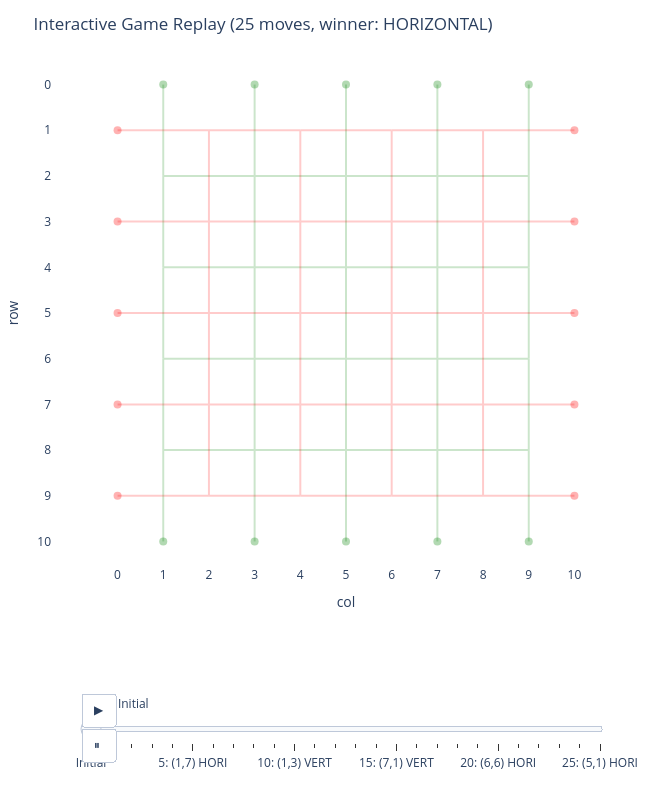

The cell this chart's notebook holds for it:
### Markdown cell above
## 6. Interactive Replay — visualize each move with slider

Use the slider to navigate through every move of the game. The play button (▶) automatically steps through the moves.

### Code cell
# Interactive replay with slider — visualize board state after each move
import plotly.graph_objects as go
from plotly.subplots import make_subplots

# Build all game states
replay_states = []
replay = Bridgit(N)
replay_states.append(replay.copy())  # Initial empty board

for row, col, player_name, moves_left in history:
    replay.make_move(row, col)
    replay_states.append(replay.copy())

# Create frames for each state
g = 2 * N + 1
frames = []

for frame_idx, game in enumerate(replay_states):
    board = game.state.board
    frame_data = []
    
    # 1. Boundary dots (green and red goals)
    green_x, green_y = [], []
    red_x, red_y = [], []
    for c in range(1, g - 1, 2):
        green_x.extend([c, c])
        green_y.extend([0, g - 1])
    for r in range(1, g - 1, 2):
        red_x.extend([0, g - 1])
        red_y.extend([r, r])
    
    frame_data.append(go.Scatter(
        x=green_x, y=green_y, mode="markers",
        marker=dict(size=8, color="green", opacity=0.3),
        showlegend=False, hoverinfo="skip"
    ))
    frame_data.append(go.Scatter(
        x=red_x, y=red_y, mode="markers",
        marker=dict(size=8, color="red", opacity=0.3),
        showlegend=False, hoverinfo="skip"
    ))
    
    # 2. Ghost bridges (potential moves) as line segments
    ghost_green_x, ghost_green_y = [], []
    ghost_red_x, ghost_red_y = [], []
    
    for r in range(1, g - 1):
        for c in range(1, g - 1):
            if (r + c) % 2 != 0 or board[r, c] != 0:
                continue
            for player, color in [(Player.VERTICAL, "green"), (Player.HORIZONTAL, "red")]:
                eps = game.state.endpoints(r, c, player)
                (r0, c0), (r1, c1) = eps
                if color == "green":
                    ghost_green_x.extend([c0, c1, None])
                    ghost_green_y.extend([r0, r1, None])
                else:
                    ghost_red_x.extend([c0, c1, None])
                    ghost_red_y.extend([r0, r1, None])
    
    frame_data.append(go.Scatter(
        x=ghost_green_x, y=ghost_green_y, mode="lines",
        line=dict(color="green", width=2), opacity=0.2,
        showlegend=False, hoverinfo="skip"
    ))
    frame_data.append(go.Scatter(
        x=ghost_red_x, y=ghost_red_y, mode="lines",
        line=dict(color="red", width=2), opacity=0.2,
        showlegend=False, hoverinfo="skip"
    ))
    
    # 3. Actual bridges and endpoints
    bridge_green_x, bridge_green_y = [], []
    bridge_red_x, bridge_red_y = [], []
    endpoint_green_x, endpoint_green_y = [], []
    endpoint_red_x, endpoint_red_y = [], []
    
    for r in range(1, g - 1):
        for c in range(1, g - 1):
            if (r + c) % 2 != 0:
                continue
            val = board[r, c]
            if val == 0:
                continue
            player = Player.VERTICAL if val == 1 else Player.HORIZONTAL
            color = "green" if val == 1 else "red"
            eps = game.state.endpoints(r, c, player)
            (r0, c0), (r1, c1) = eps
            
            if color == "green":
                bridge_green_x.extend([c0, c1, None])
                bridge_green_y.extend([r0, r1, None])
                endpoint_green_x.extend([c0, c1])
                endpoint_green_y.extend([r0, r1])
            else:
                bridge_red_x.extend([c0, c1, None])
                bridge_red_y.extend([r0, r1, None])
                endpoint_red_x.extend([c0, c1])
                endpoint_red_y.extend([r0, r1])
    
    frame_data.append(go.Scatter(
        x=bridge_green_x, y=bridge_green_y, mode="lines",
        line=dict(color="green", width=5),
        showlegend=False, hoverinfo="skip"
    ))
    frame_data.append(go.Scatter(
        x=bridge_red_x, y=bridge_red_y, mode="lines",
        line=dict(color="red", width=5),
        showlegend=False, hoverinfo="skip"
    ))
    frame_data.append(go.Scatter(
        x=endpoint_green_x, y=endpoint_green_y, mode="markers",
        marker=dict(size=8, color="green"),
        showlegend=False, hoverinfo="skip"
    ))
    frame_data.append(go.Scatter(
        x=endpoint_red_x, y=endpoint_red_y, mode="markers",
        marker=dict(size=8, color="red"),
        showlegend=False, hoverinfo="skip"
    ))
    
    # Frame name
    if frame_idx == 0:
        frame_name = "Initial"
    else:
        row, col, player_name, moves_left = history[frame_idx - 1]
        frame_name = f"{frame_idx}: ({row},{col}) {player_name}"
    
    frames.append(go.Frame(data=frame_data, name=str(frame_idx)))

# Create figure with initial frame
fig = go.Figure(data=frames[0].data, frames=frames)

# Create slider steps
steps = []
for i in range(len(frames)):
    if i == 0:
        label = "Initial"
    else:
        row, col, player_name, moves_left = history[i - 1]
        label = f"{i}: ({row},{col}) {player_name[:4]}"
    
    step = dict(
        method="animate",
        args=[[str(i)], dict(mode="immediate", frame=dict(duration=0, redraw=True), transition=dict(duration=0))],
        label=label
    )
    steps.append(step)

# Add slider and play/pause buttons
sliders = [dict(
    active=0,
    yanchor="top",
    y=-0.15,
    xanchor="left",
    currentvalue=dict(prefix="Move: ", visible=True, xanchor="left"),
    pad=dict(b=10, t=50),
    len=0.9,
    x=0.05,
    steps=steps
)]

fig.update_layout(
    sliders=sliders,
    updatemenus=[dict(
        type="buttons",
        showactive=False,
        y=-0.25,
        x=0.05,
        xanchor="left",
        yanchor="top",
        buttons=[
            dict(label="▶", method="animate", args=[None, dict(frame=dict(duration=500, redraw=True), fromcurrent=True)]),
            dict(label="⏸", method="animate", args=[[None], dict(frame=dict(duration=0, redraw=True), mode="immediate")])
        ]
    )],
    width=120 + g * 50,
    height=240 + g * 50,
    xaxis=dict(
        range=[-0.5, g - 0.5], scaleanchor="y",
        tickmode="array", tickvals=list(range(g)),
        ticktext=[str(i) for i in range(g)], title="col",
    ),
    yaxis=dict(
        range=[g - 0.5, -0.5], autorange=False,
        tickmode="array", tickvals=list(range(g)),
        ticktext=[str(i) for i in range(g)], title="row",
    ),
    plot_bgcolor="white",
    margin=dict(l=50, r=30, t=60, b=140),
    title=f"Interactive Game Replay ({len(history)} moves, winner: {game.winner.name if game.game_over else 'ongoing'})"
)

fig.show()

### Figure 1 — Plotly figure (JSON) as saved in the notebook; plotly's stock layout.template omitted (floating-point values rounded to 4 significant figures)
{"data": [{"hoverinfo": "skip", "marker": {"color": "green", "opacity": 0.3, "size": 8}, "mode": "markers", "showlegend": false, "type": "scatter", "x": [1, 1, 3, 3, 5, 5, 7, 7, 9, 9], "y": [0, 10, 0, 10, 0, 10, 0, 10, 0, 10]}, {"hoverinfo": "skip", "marker": {"color": "red", "opacity": 0.3, "size": 8}, "mode": "markers", "showlegend": false, "type": "scatter", "x": [0, 10, 0, 10, 0, 10, 0, 10, 0, 10], "y": [1, 1, 3, 3, 5, 5, 7, 7, 9, 9]}, {"hoverinfo": "skip", "line": {"color": "green", "width": 2}, "mode": "lines", "opacity": 0.2, "showlegend": false, "type": "scatter", "x": [1, 1, null, 3, 3, null, 5, 5, null, 7, 7, null, 9, 9, null, 1, 3, null, 3, 5, null, 5, 7, null, 7, 9, null, 1, 1, null, 3, 3, null, 5, 5, null, 7, 7, null, 9, 9, null, 1, 3, null, 3, 5, null, 5, 7, null, 7, 9, null, 1, 1, null, 3, 3, null, 5, 5, null, 7, 7, null, 9, 9, null, 1, 3, null, 3, 5, null, 5, 7, null, 7, 9, null, 1, 1, null, 3, 3, null, 5, 5, null, 7, 7, null, 9, 9, null, 1, 3, null, 3, 5, null, 5, 7, null, 7, 9, null, 1, 1, null, 3, 3, null, 5, 5, null, 7, 7, null, 9, 9, null], "y": [0, 2, null, 0, 2, null, 0, 2, null, 0, 2, null, 0, 2, null, 2, 2, null, 2, 2, null, 2, 2, null, 2, 2, null, 2, 4, null, 2, 4, null, 2, 4, null, 2, 4, null, 2, 4, null, 4, 4, null, 4, 4, null, 4, 4, null, 4, 4, null, 4, 6, null, 4, 6, null, 4, 6, null, 4, 6, null, 4, 6, null, 6, 6, null, 6, 6, null, 6, 6, null, 6, 6, null, 6, 8, null, 6, 8, null, 6, 8, null, 6, 8, null, 6, 8, null, 8, 8, null, 8, 8, null, 8, 8, null, 8, 8, null, 8, 10, null, 8, 10, null, 8, 10, null, 8, 10, null, 8, 10, null]}, {"hoverinfo": "skip", "line": {"color": "red", "width": 2}, "mode": "lines", "opacity": 0.2, "showlegend": false, "type": "scatter", "x": [0, 2, null, 2, 4, null, 4, 6, null, 6, 8, null, 8, 10, null, 2, 2, null, 4, 4, null, 6, 6, null, 8, 8, null, 0, 2, null, 2, 4, null, 4, 6, null, 6, 8, null, 8, 10, null, 2, 2, null, 4, 4, null, 6, 6, null, 8, 8, null, 0, 2, null, 2, 4, null, 4, 6, null, 6, 8, null, 8, 10, null, 2, 2, null, 4, 4, null, 6, 6, null, 8, 8, null, 0, 2, null, 2, 4, null, 4, 6, null, 6, 8, null, 8, 10, null, 2, 2, null, 4, 4, null, 6, 6, null, 8, 8, null, 0, 2, null, 2, 4, null, 4, 6, null, 6, 8, null, 8, 10, null], "y": [1, 1, null, 1, 1, null, 1, 1, null, 1, 1, null, 1, 1, null, 1, 3, null, 1, 3, null, 1, 3, null, 1, 3, null, 3, 3, null, 3, 3, null, 3, 3, null, 3, 3, null, 3, 3, null, 3, 5, null, 3, 5, null, 3, 5, null, 3, 5, null, 5, 5, null, 5, 5, null, 5, 5, null, 5, 5, null, 5, 5, null, 5, 7, null, 5, 7, null, 5, 7, null, 5, 7, null, 7, 7, null, 7, 7, null, 7, 7, null, 7, 7, null, 7, 7, null, 7, 9, null, 7, 9, null, 7, 9, null, 7, 9, null, 9, 9, null, 9, 9, null, 9, 9, null, 9, 9, null, 9, 9, null]}, {"hoverinfo": "skip", "line": {"color": "green", "width": 5}, "mode": "lines", "showlegend": false, "type": "scatter", "x": [], "y": []}, {"hoverinfo": "skip", "line": {"color": "red", "width": 5}, "mode": "lines", "showlegend": false, "type": "scatter", "x": [], "y": []}, {"hoverinfo": "skip", "marker": {"color": "green", "size": 8}, "mode": "markers", "showlegend": false, "type": "scatter", "x": [], "y": []}, {"hoverinfo": "skip", "marker": {"color": "red", "size": 8}, "mode": "markers", "showlegend": false, "type": "scatter", "x": [], "y": []}], "layout": {"height": 790, "margin": {"b": 140, "l": 50, "r": 30, "t": 60}, "plot_bgcolor": "white", "sliders": [{"active": 0, "currentvalue": {"prefix": "Move: ", "visible": true, "xanchor": "left"}, "len": 0.9, "pad": {"b": 10, "t": 50}, "steps": [{"args": [["0"], {"frame": {"duration": 0, "redraw": true}, "mode": "immediate", "transition": {"duration": 0}}], "label": "Initial", "method": "animate"}, {"args": [["1"], {"frame": {"duration": 0, "redraw": true}, "mode": "immediate", "transition": {"duration": 0}}], "label": "1: (9,9) HORI", "method": "animate"}, {"args": [["2"], {"frame": {"duration": 0, "redraw": true}, "mode": "immediate", "transition": {"duration": 0}}], "label": "2: (8,8) VERT", "method": "animate"}, {"args": [["3"], {"frame": {"duration": 0, "redraw": true}, "mode": "immediate", "transition": {"duration": 0}}], "label": "3: (2,6) VERT", "method": "animate"}, {"args": [["4"], {"frame": {"duration": 0, "redraw": true}, "mode": "immediate", "transition": {"duration": 0}}], "label": "4: (7,5) HORI", "method": "animate"}, {"args": [["5"], {"frame": {"duration": 0, "redraw": true}, "mode": "immediate", "transition": {"duration": 0}}], "label": "5: (1,7) HORI", "method": "animate"}, {"args": [["6"], {"frame": {"duration": 0, "redraw": true}, "mode": "immediate", "transition": {"duration": 0}}], "label": "6: (7,3) VERT", "method": "animate"}, {"args": [["7"], {"frame": {"duration": 0, "redraw": true}, "mode": "immediate", "transition": {"duration": 0}}], "label": "7: (6,8) VERT", "method": "animate"}, {"args": [["8"], {"frame": {"duration": 0, "redraw": true}, "mode": "immediate", "transition": {"duration": 0}}], "label": "8: (5,5) HORI", "method": "animate"}, {"args": [["9"], {"frame": {"duration": 0, "redraw": true}, "mode": "immediate", "transition": {"duration": 0}}], "label": "9: (4,8) HORI", "method": "animate"}, {"args": [["10"], {"frame": {"duration": 0, "redraw": true}, "mode": "immediate", "transition": {"duration": 0}}], "label": "10: (1,3) VERT", "method": "animate"}, {"args": [["11"], {"frame": {"duration": 0, "redraw": true}, "mode": "immediate", "transition": {"duration": 0}}], "label": "11: (9,3) VERT", "method": "animate"}, {"args": [["12"], {"frame": {"duration": 0, "redraw": true}, "mode": "immediate", "transition": {"duration": 0}}], "label": "12: (5,3) HORI", "method": "animate"}, {"args": [["13"], {"frame": {"duration": 0, "redraw": true}, "mode": "immediate", "transition": {"duration": 0}}], "label": "13: (3,5) HORI", "method": "animate"}, {"args": [["14"], {"frame": {"duration": 0, "redraw": true}, "mode": "immediate", "transition": {"duration": 0}}], "label": "14: (3,3) VERT", "method": "animate"}, {"args": [["15"], {"frame": {"duration": 0, "redraw": true}, "mode": "immediate", "transition": {"duration": 0}}], "label": "15: (7,1) VERT", "method": "animate"}, {"args": [["16"], {"frame": {"duration": 0, "redraw": true}, "mode": "immediate", "transition": {"duration": 0}}], "label": "16: (2,8) HORI", "method": "animate"}, {"args": [["17"], {"frame": {"duration": 0, "redraw": true}, "mode": "immediate", "transition": {"duration": 0}}], "label": "17: (9,5) HORI", "method": "animate"}, {"args": [["18"], {"frame": {"duration": 0, "redraw": true}, "mode": "immediate", "transition": {"duration": 0}}], "label": "18: (2,4) VERT", "method": "animate"}, {"args": [["19"], {"frame": {"duration": 0, "redraw": true}, "mode": "immediate", "transition": {"duration": 0}}], "label": "19: (3,9) VERT", "method": "animate"}, {"args": [["20"], {"frame": {"duration": 0, "redraw": true}, "mode": "immediate", "transition": {"duration": 0}}], "label": "20: (6,6) HORI", "method": "animate"}, {"args": [["21"], {"frame": {"duration": 0, "redraw": true}, "mode": "immediate", "transition": {"duration": 0}}], "label": "21: (8,6) HORI", "method": "animate"}, {"args": [["22"], {"frame": {"duration": 0, "redraw": true}, "mode": "immediate", "transition": {"duration": 0}}], "label": "22: (4,6) VERT", "method": "animate"}, {"args": [["23"], {"frame": {"duration": 0, "redraw": true}, "mode": "immediate", "transition": {"duration": 0}}], "label": "23: (3,1) VERT", "method": "animate"}, {"args": [["24"], {"frame": {"duration": 0, "redraw": true}, "mode": "immediate", "transition": {"duration": 0}}], "label": "24: (9,7) HORI", "method": "animate"}, {"args": [["25"], {"frame": {"duration": 0, "redraw": true}, "mode": "immediate", "transition": {"duration": 0}}], "label": "25: (5,1) HORI", "method": "animate"}], "x": 0.05, "xanchor": "left", "y": -0.15, "yanchor": "top"}], "title": {"text": "Interactive Game Replay (25 moves, winner: HORIZONTAL)"}, "updatemenus": [{"buttons": [{"args": [null, {"frame": {"duration": 500, "redraw": true}, "fromcurrent": true}], "label": "▶", "method": "animate"}, {"args": [[null], {"frame": {"duration": 0, "redraw": true}, "mode": "immediate"}], "label": "⏸", "method": "animate"}], "showactive": false, "type": "buttons", "x": 0.05, "xanchor": "left", "y": -0.25, "yanchor": "top"}], "width": 670, "xaxis": {"range": [-0.5, 10.5], "scaleanchor": "y", "tickmode": "array", "ticktext": ["0", "1", "2", "3", "4", "5", "6", "7", "8", "9", "10"], "tickvals": [0, 1, 2, 3, 4, 5, 6, 7, 8, 9, 10], "title": {"text": "col"}}, "yaxis": {"autorange": false, "range": [10.5, -0.5], "tickmode": "array", "ticktext": ["0", "1", "2", "3", "4", "5", "6", "7", "8", "9", "10"], "tickvals": [0, 1, 2, 3, 4, 5, 6, 7, 8, 9, 10], "title": {"text": "row"}}}}
